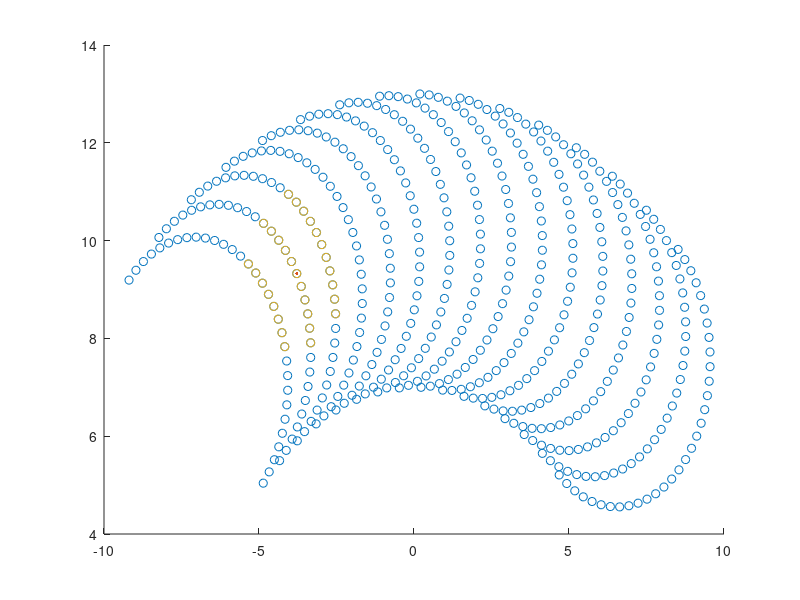
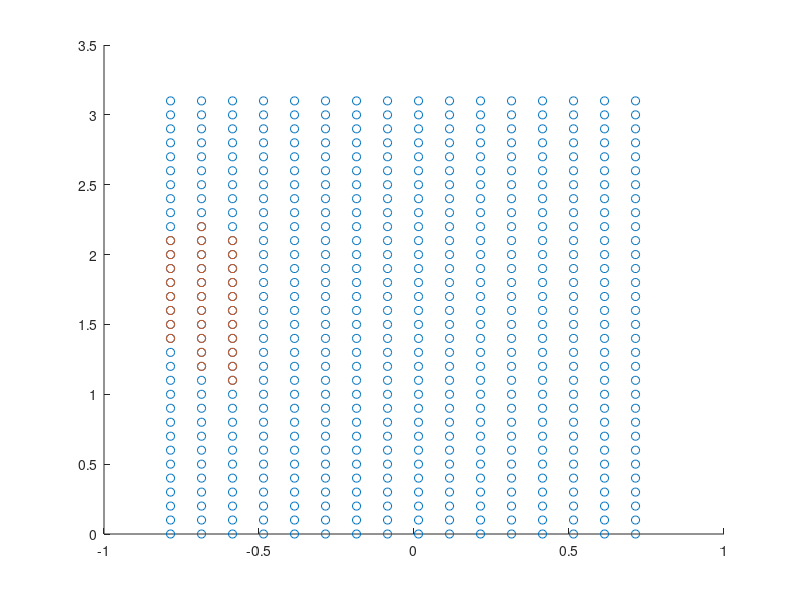

The MATLAB script that drew these images, in order:

dim=2;

if dim==2
    for pppp=1
    %% 2-dimension
    interval=0.1;
    
    sita1=[-pi/4 pi/4];
    sita2=[0  pi];%[-pi/2 0];
    fai1=[0 0];
    
    l1=10;
    l2=3;
    
    input1=sita1(1,1):interval:sita1(1,2);
    input2=sita2(1,1):interval:sita2(1,2);
    
    c=1;
    input=[];
    for i=1:size(input1,2)
        for ii=1:size(input2,2)
            input(c,:)=[input1(1,i),input2(1,ii)];
            c=c+1;
        end
    end
    
    y=l1*cos(input(:,1))+l2*cos(input(:,1)+input(:,2));
    x=l1*sin(input(:,1))+l2*sin(input(:,1)+input(:,2));
    output=[x,y];
    
    num=30;
    signal=output(50,:);
    
    nodes=output;
    indexes = zeros(num, 1);
    sqDists = zeros(num, 1);
    D = sum(((nodes - repmat(signal, size(nodes, 1), 1)).^2), 2);
    for i = 1:num
        [sqDists(i), indexes(i)] = min(D);
        D(indexes(i)) = inf;
    end
    figure;hold on;
    scatter(output(:,1),output(:,2))
    scatter(signal(1,1),signal(1,2),'.')
    scatter(output(indexes,1),output(indexes,2))
    
    figure;hold on;
    scatter(input(:,1),input(:,2))
    scatter(input(indexes,1),input(indexes,2))
    %}
    end
elseif dim==3
    %% 3-dimension
    for pppp=1
    done=0;
    testpointind=0;
    testpoint=[12,3,3];
    plotinterval=100;
    
    interval=0.05;
    
    sita1=[-pi/4 pi/4];
    sita2=[-pi pi];
    sita3=[-pi pi];
    
    l1=10;
    l2=3;
    
    input1=sita1(1,1):interval:sita1(1,2);
    input2=sita2(1,1):interval:sita2(1,2);
    input3=sita3(1,1):interval:sita3(1,2);
    if done==0
        c=1;
        input=[];
        for i=1:size(input1,2)
            for ii=1:size(input2,2)
                for iii=1:size(input3,2)
                    input(c,:)=[input1(1,i),input2(1,ii),input3(1,iii)];
                    c=c+1;
                end
            end
        end
        
        z=(l1*sin(input(:,1))+l2*sin(input(:,1)+input(:,2))).*cos(input(:,3));
        x=(l1*cos(input(:,1))+l2*cos(input(:,1)+input(:,2)));
        y=(l1*sin(input(:,1))+l2*sin(input(:,1)+input(:,2))).*sin(input(:,3));
        
        
        output=[x,y,z];
    end
    
    
    num=30;
    %signal=output(45524,:);
    %signal=output(44542,:);
    if testpointind>0
        signal=output(testpointind,:);
    else
        signal=testpoint;
    end
    nodes=output;
    indexes = zeros(num, 1);
    sqDists = zeros(num, 1);
    D = sum(((nodes - repmat(signal, size(nodes, 1), 1)).^2), 2);
    for i = 1:num
        [sqDists(i), indexes(i)] = min(D);
        D(indexes(i)) = inf;
    end
    
    ff=1:plotinterval:size(output,1);
    figure;hold on;grid on;
    scatter3(output(ff,1),output(ff,2),output(ff,3),'.')
    scatter3(signal(1,1),signal(1,2),signal(1,3))
    
    scatter3(output(indexes,1),output(indexes,2),output(indexes,3))
    xlabel('x');
    ylabel('y');
    zlabel('z');
    
    figure;hold on;grid on;
    scatter3(input(:,1),input(:,2),input(:,3),'.')
    scatter3(input(indexes,1),input(indexes,2),input(indexes,3))
    xlabel('sita1');
    ylabel('sita2');
    zlabel('sita3');

    %}
    end
end